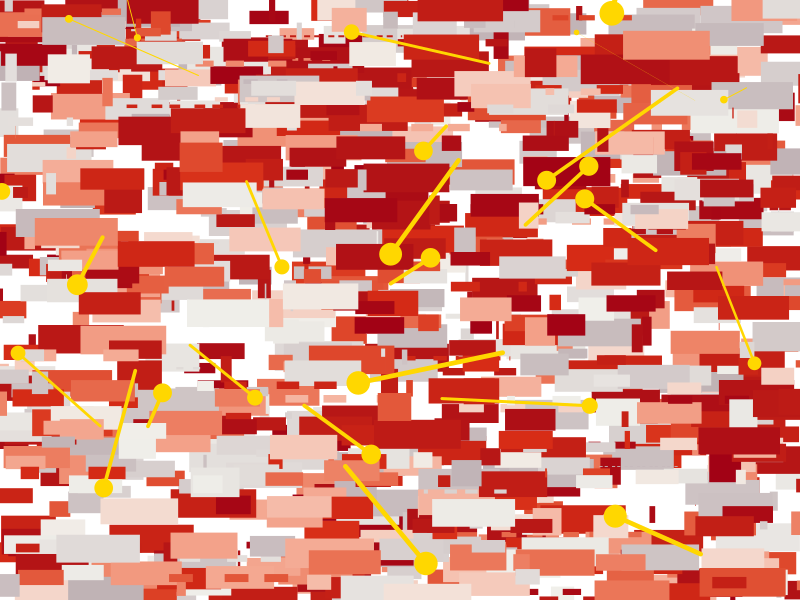

Here is the R script that generated this plot:
## ---- chunk 1
#| message: false
library(tidyverse)
library(ggthemes)
library(scales)
## ---- chunk 2
#| label: main art maker

cart_styled_plot <- function(data = NULL, palette) {
  ggplot(
    data = data,
    mapping = aes(
      x = x0,
      y = y0,
      xend = x1,
      yend = y1,
      colour = shade,
      size = size
    )) + 
    scale_y_continuous(
      expand = c(0, 0),
      limits = c(0, 1), 
      oob = scales::oob_keep
    ) +
    scale_x_continuous(
      expand = c(0, 0), 
      limits = c(0, 1), 
      oob = scales::oob_keep
    ) + 
    scale_colour_gradientn(colours = palette) + 
    scale_size(range = c(0, 10)) + 
    theme_void() + 
    guides(
      colour = guide_none(),
      size = guide_none(),
      fill = guide_none(),
      shape = guide_none()
    )
}
## ---- chunk 3
#| label: make some random data
sample_data <- function(seed = NULL, n = 100){
  if(!is.null(seed)) set.seed(seed)
  dat <- tibble(
    x0 = runif(n),
    y0 = runif(n),
    x1 = x0 + runif(n, min = -.2, max = .2),
    y1 = y0 + runif(n, min = -.2, max = .2),
    shade = runif(n), 
    size = runif(n),
    shape = factor(sample(0:22, size = n, replace = TRUE))
  )
}
## ---- chunk 4
#| label: color pallettes
sample_canva <- function(seed = NULL, n = 4) {
  if(!is.null(seed)) set.seed(seed)
  sample(ggthemes::canva_palettes, 1)[[1]] |>
    (\(x) colorRampPalette(x)(n))()  
}
## ---- chunk 5
dat <- sample_data(n = 1000, seed = 935) %>%
  mutate(y1 = y0, size = size/3)

dat2 <- sample_data(n = 25, seed = 346)
  

cart_styled_plot(palette = sample_canva(seed = 1111)) +
  geom_segment(data = dat, linetype = "3432") +
  geom_point(data = dat2 |> mutate(size = size/5), color = "gold") +
  geom_segment(data = dat2 |> mutate(size = size/100), lineend = "round", 
    colour = "gold") 
## ---- chunk 6

